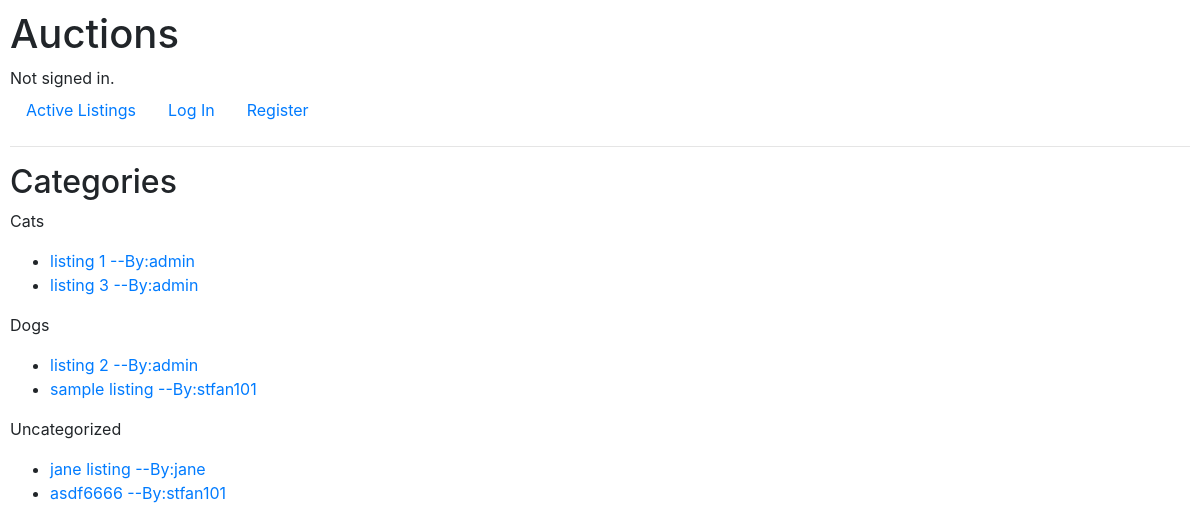
/categories, run on an earlier commit of the app's database.
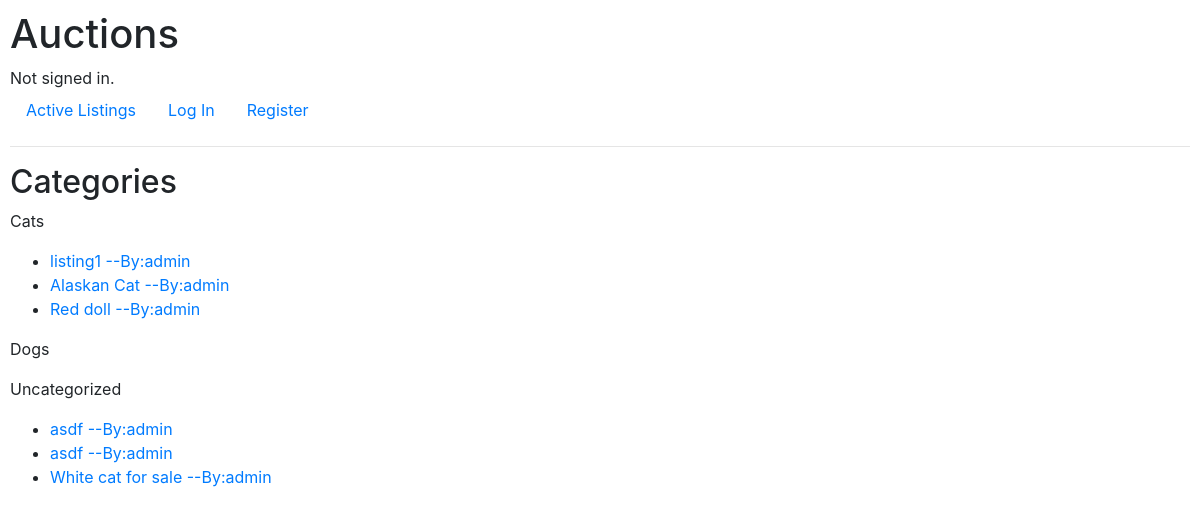
And on a later commit of the database.
### auctions/models.py (models this page shows)
class Category(models.Model):
    name = models.CharField(max_length=30)
    def __str__(self):
        return f"{self.name}"

class Listing(models.Model):
    title = models.CharField(max_length=30)
    description = models.TextField(max_length=200)
    photo_url = models.URLField(null=True, blank=True)
    starting_bid = models.PositiveIntegerField()
    bid_increment = models.PositiveIntegerField(default=1)
    current_bid = models.PositiveIntegerField(default=0)
    active = models.BooleanField(default=True)
    created = models.DateField(auto_now_add=True)
    category = models.ForeignKey(Category, on_delete=models.SET_NULL, blank=True, null=True, related_name="listings")
    by_user = models.ForeignKey(User, on_delete=models.CASCADE, related_name="my_listings")
    def __str__(self):
        return f"{self.id}: {self.title} / {self.photo_url} / {self.starting_bid} / {self.active}"

class User(AbstractUser):
    pass

### auctions/views.py (the view)
# urls.py: path("categories", views.categories, name="u_categories"),
def categories(request):
    return render(request, "auctions/categories.html", {
        "categories": Category.objects.all(),
        "uncategorized" : Listing.objects.filter(category=None)
    })

### auctions/templates/auctions/categories.html
{% extends "auctions/layout.html" %}
{% block body %}
<h2>Categories</h2>
    {% for category in categories %}
      <p>{{category.name}}</p>
      <ul>
      {% for listing in category.listings.all %}
        <li> <a href="{% url 'auctions:u_listing_detail' listing.id %}"> {{listing.title}} --By:{{listing.by_user}} </a> </li>
      {% endfor %}
      </ul>
    {% endfor %}
    {%if uncategorized%}
    <p>Uncategorized</p>
    <ul>
      {% for listing in uncategorized %}
        <li> <a href="{% url 'auctions:u_listing_detail' listing.id %}"> {{listing.title}} --By:{{listing.by_user}} </a> </li>
      {% endfor %}
    </ul>
    {%endif%}
{% endblock %}

### auctions/templates/auctions/layout.html (shortened to what this page needs)
{% load static %}
<!DOCTYPE html>
<html lang="en">
    <head>
        <link rel="stylesheet" href="https://stackpath.bootstrapcdn.com/bootstrap/4.4.1/css/bootstrap.min.css">
        <link href="{% static 'auctions/styles.css' %}" rel="stylesheet">
    </head>
    <body>
        <h1>Auctions</h1>
        <div>
            {% if user.is_authenticated %}
                Signed in as <strong>{{ user.username }}</strong>.
            {% else %}
                Not signed in.
            {% endif %}
        </div>
        <ul class="nav">
            <li class="nav-item">
                <a class="nav-link" href="{% url 'auctions:index' %}">Active Listings</a>
            </li>
            {% if user.is_authenticated %}
              <li class="nav-item">
                  <a class="nav-link" href="{% url 'auctions:u_create_listing' %}">Create Listing</a>
              </li>
              <li class="nav-item">
                  <a class="nav-link" href="{% url 'auctions:u_watchlist' %}">My Watchlist</a>
              </li>
              <li class="nav-item">
                  <a class="nav-link" href="{% url 'auctions:u_categories' %}">Categories</a>
              </li>
                <li class="nav-item">
                    <a class="nav-link" href="{% url 'auctions:logout' %}">Log Out</a>
                </li>
            {% else %}
                <li class="nav-item">
                    <a class="nav-link" href="{% url 'auctions:login' %}">Log In</a>
                </li>
                <li class="nav-item">
                    <a class="nav-link" href="{% url 'auctions:register' %}">Register</a>
                </li>
            {% endif %}
        </ul>
        <hr>
        {% block body %}
        {% endblock %}
    </body>
</html>

### auctions/static/auctions/styles.css (style rules this page uses)
body { padding: 10px; }

What changed in the data, as far as the page shows it:
removed Listing: title "listing 1", by_user "admin", shown under Category "Cats"
removed Listing: title "listing 3", by_user "admin", shown under Category "Cats"
removed Listing: title "listing 2", by_user "admin", shown under Category "Dogs"
removed Listing: title "sample listing", by_user "stfan101", shown under Category "Dogs"
removed Listing: title "jane listing", by_user "jane"
removed Listing: title "asdf6666", by_user "stfan101"
added Listing: title "listing1", by_user "admin", shown under Category "Cats"
added Listing: title "Alaskan Cat", by_user "admin", shown under Category "Cats"
added Listing: title "Red doll", by_user "admin", shown under Category "Cats"
added Listing: title "asdf", by_user "admin"
added Listing: title "asdf", by_user "admin"
added Listing: title "White cat for sale", by_user "admin"
